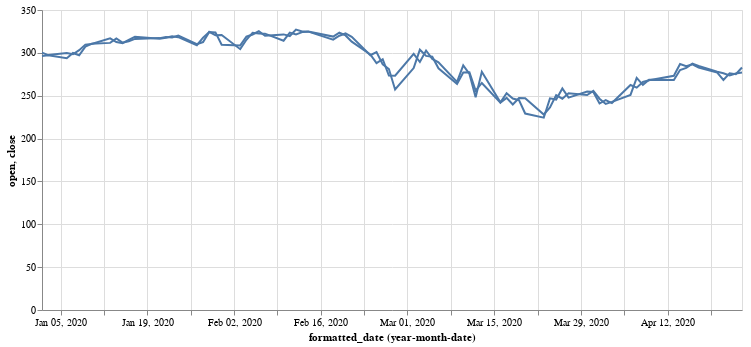

Write notebook code for a chart like this one.
### Code cell
yahoo_financials = YahooFinancials('AAPL')
data = yahoo_financials.get_historical_price_data('2020-01-01', '2020-04-26', 'daily')
data = pd.json_normalize(data['AAPL']['prices'])
line1 = alt.Chart(data).mark_line().encode(x='yearmonthdate(formatted_date):T', y='open:Q').properties( width = 700)
line2 = alt.Chart(data).mark_line().encode(x='yearmonthdate(formatted_date):T', y='close:Q').properties( width = 700)

line1 + line2

### Figure 1 — Vega-Lite specification as saved in the notebook (floating-point values rounded to 4 significant figures)
{"config": {"view": {"continuousWidth": 400, "continuousHeight": 300}}, "layer": [{"mark": "line", "encoding": {"x": {"type": "temporal", "field": "formatted_date", "timeUnit": "yearmonthdate"}, "y": {"type": "quantitative", "field": "open"}}, "width": 700}, {"mark": "line", "encoding": {"x": {"type": "temporal", "field": "formatted_date", "timeUnit": "yearmonthdate"}, "y": {"type": "quantitative", "field": "close"}}, "width": 700}], "data": {"name": "data-2e6de7cc152624f9d9160f8c7c8b411c"}, "$schema": "https://vega.github.io/schema/vega-lite/v4.8.1.json", "datasets": {"data-2e6de7cc152624f9d9160f8c7c8b411c": [{"date": 1577975400, "high": 300.6, "low": 295.2, "open": 296.2, "close": 300.4, "volume": 33870100, "adjclose": 299.6, "formatted_date": "2020-01-02"}, {"date": 1578061800, "high": 300.6, "low": 296.5, "open": 297.1, "close": 297.4, "volume": 36580700, "adjclose": 296.7, "formatted_date": "2020-01-03"}, {"date": 1578321000, "high": 300.0, "low": 292.8, "open": 293.8, "close": 299.8, "volume": 29596800, "adjclose": 299.1, "formatted_date": "2020-01-06"}, {"date": 1578407400, "high": 300.9, "low": 297.5, "open": 299.8, "close": 298.4, "volume": 27218000, "adjclose": 297.7, "formatted_date": "2020-01-07"}, {"date": 1578493800, "high": 304.4, "low": 297.2, "open": 297.2, "close": 303.2, "volume": 33019800, "adjclose": 302.5, "formatted_date": "2020-01-08"}, {"date": 1578580200, "high": 310.4, "low": 306.2, "open": 307.2, "close": 309.6, "volume": 42527100, "adjclose": 308.9, "formatted_date": "2020-01-09"}, {"date": 1578666600, "high": 312.7, "low": 308.2, "open": 310.6, "close": 310.3, "volume": 35161200, "adjclose": 309.6, "formatted_date": "2020-01-10"}, {"date": 1578925800, "high": 317.1, "low": 311.1, "open": 311.6, "close": 317.0, "volume": 30383000, "adjclose": 316.2, "formatted_date": "2020-01-13"}, {"date": 1579012200, "high": 317.6, "low": 312.2, "open": 316.7, "close": 312.7, "volume": 40488600, "adjclose": 311.9, "formatted_date": "2020-01-14"}, {"date": 1579098600, "high": 315.5, "low": 309.5, "open": 311.9, "close": 311.3, "volume": 30480900, "adjclose": 310.6, "formatted_date": "2020-01-15"}, {"date": 1579185000, "high": 315.7, "low": 312.1, "open": 313.6, "close": 315.2, "volume": 27207300, "adjclose": 314.5, "formatted_date": "2020-01-16"}, {"date": 1579271400, "high": 318.7, "low": 315.0, "open": 316.3, "close": 318.7, "volume": 34454100, "adjclose": 318.0, "formatted_date": "2020-01-17"}, {"date": 1579617000, "high": 319.0, "low": 316.0, "open": 317.2, "close": 316.6, "volume": 27710800, "adjclose": 315.8, "formatted_date": "2020-01-21"}, {"date": 1579703400, "high": 320.0, "low": 317.3, "open": 318.6, "close": 317.7, "volume": 25458100, "adjclose": 316.9, "formatted_date": "2020-01-22"}, {"date": 1579789800, "high": 319.6, "low": 315.6, "open": 317.9, "close": 319.2, "volume": 26118000, "adjclose": 318.5, "formatted_date": "2020-01-23"}, {"date": 1579876200, "high": 323.3, "low": 317.5, "open": 320.2, "close": 318.3, "volume": 36634400, "adjclose": 317.6, "formatted_date": "2020-01-24"}, {"date": 1580135400, "high": 311.8, "low": 304.9, "open": 310.1, "close": 309.0, "volume": 40485000, "adjclose": 308.2, "formatted_date": "2020-01-27"}, {"date": 1580221800, "high": 318.4, "low": 312.2, "open": 312.6, "close": 317.7, "volume": 40558500, "adjclose": 316.9, "formatted_date": "2020-01-28"}, {"date": 1580308200, "high": 327.9, "low": 321.4, "open": 324.5, "close": 324.3, "volume": 54057300, "adjclose": 323.6, "formatted_date": "2020-01-29"}, {"date": 1580394600, "high": 324.1, "low": 318.8, "open": 320.5, "close": 323.9, "volume": 31685800, "adjclose": 323.1, "formatted_date": "2020-01-30"}, {"date": 1580481000, "high": 322.7, "low": 308.3, "open": 320.9, "close": 309.5, "volume": 49897100, "adjclose": 308.8, "formatted_date": "2020-01-31"}, {"date": 1580740200, "high": 313.5, "low": 302.2, "open": 304.3, "close": 308.7, "volume": 43496400, "adjclose": 307.9, "formatted_date": "2020-02-03"}, {"date": 1580826600, "high": 319.6, "low": 313.6, "open": 315.3, "close": 318.9, "volume": 34154100, "adjclose": 318.1, "formatted_date": "2020-02-04"}, {"date": 1580913000, "high": 324.8, "low": 319.0, "open": 323.5, "close": 321.5, "volume": 29706700, "adjclose": 320.7, "formatted_date": "2020-02-05"}, {"date": 1580999400, "high": 325.2, "low": 320.3, "open": 322.6, "close": 325.2, "volume": 26356400, "adjclose": 324.4, "formatted_date": "2020-02-06"}, {"date": 1581085800, "high": 323.4, "low": 318.0, "open": 322.4, "close": 320.0, "volume": 29421000, "adjclose": 320.0, "formatted_date": "2020-02-07"}, {"date": 1581345000, "high": 321.5, "low": 313.9, "open": 314.2, "close": 321.5, "volume": 27337200, "adjclose": 321.5, "formatted_date": "2020-02-10"}, {"date": 1581431400, "high": 323.9, "low": 318.7, "open": 323.6, "close": 319.6, "volume": 23580800, "adjclose": 319.6, "formatted_date": "2020-02-11"}, {"date": 1581517800, "high": 327.2, "low": 321.5, "open": 321.5, "close": 327.2, "volume": 28432600, "adjclose": 327.2, "formatted_date": "2020-02-12"}, {"date": 1581604200, "high": 326.2, "low": 323.4, "open": 324.2, "close": 324.9, "volume": 23686900, "adjclose": 324.9, "formatted_date": "2020-02-13"}, {"date": 1581690600, "high": 326.0, "low": 322.9, "open": 324.7, "close": 325.0, "volume": 20028400, "adjclose": 325.0, "formatted_date": "2020-02-14"}, {"date": 1582036200, "high": 319.8, "low": 314.6, "open": 315.4, "close": 319.0, "volume": 38132800, "adjclose": 319.0, "formatted_date": "2020-02-18"}, {"date": 1582122600, "high": 324.6, "low": 320.0, "open": 320.0, "close": 323.6, "volume": 23496000, "adjclose": 323.6, "formatted_date": "2020-02-19"}, {"date": 1582209000, "high": 324.6, "low": 318.2, "open": 322.6, "close": 320.3, "volume": 25141500, "adjclose": 320.3, "formatted_date": "2020-02-20"}, {"date": 1582295400, "high": 320.5, "low": 310.5, "open": 318.6, "close": 313.0, "volume": 32388500, "adjclose": 313.0, "formatted_date": "2020-02-21"}, {"date": 1582554600, "high": 304.2, "low": 289.2, "open": 297.3, "close": 298.2, "volume": 55548800, "adjclose": 298.2, "formatted_date": "2020-02-24"}, {"date": 1582641000, "high": 302.5, "low": 286.1, "open": 301.0, "close": 288.1, "volume": 57668400, "adjclose": 288.1, "formatted_date": "2020-02-25"}, {"date": 1582727400, "high": 297.9, "low": 286.5, "open": 286.5, "close": 292.6, "volume": 49513700, "adjclose": 292.6, "formatted_date": "2020-02-26"}, {"date": 1582813800, "high": 286.0, "low": 273.0, "open": 281.1, "close": 273.5, "volume": 80151400, "adjclose": 273.5, "formatted_date": "2020-02-27"}, {"date": 1582900200, "high": 278.4, "low": 256.4, "open": 257.3, "close": 273.4, "volume": 106721200, "adjclose": 273.4, "formatted_date": "2020-02-28"}, {"date": 1583159400, "high": 301.4, "low": 277.7, "open": 282.3, "close": 298.8, "volume": 85349300, "adjclose": 298.8, "formatted_date": "2020-03-02"}, {"date": 1583245800, "high": 304.0, "low": 285.8, "open": 303.7, "close": 289.3, "volume": 79868900, "adjclose": 289.3, "formatted_date": "2020-03-03"}, {"date": 1583332200, "high": 303.4, "low": 293.1, "open": 296.4, "close": 302.7, "volume": 54794600, "adjclose": 302.7, "formatted_date": "2020-03-04"}, {"date": 1583418600, "high": 299.5, "low": 291.4, "open": 295.5, "close": 292.9, "volume": 46893200, "adjclose": 292.9, "formatted_date": "2020-03-05"}, {"date": 1583505000, "high": 290.8, "low": 281.2, "open": 282.0, "close": 289.0, "volume": 56544200, "adjclose": 289.0, "formatted_date": "2020-03-06"}, {"date": 1583760600, "high": 278.1, "low": 263.0, "open": 263.8, "close": 266.2, "volume": 71686200, "adjclose": 266.2, "formatted_date": "2020-03-09"}, {"date": 1583847000, "high": 286.4, "low": 269.4, "open": 277.1, "close": 285.3, "volume": 71322500, "adjclose": 285.3, "formatted_date": "2020-03-10"}, {"date": 1583933400, "high": 281.2, "low": 271.9, "open": 277.4, "close": 275.4, "volume": 63899700, "adjclose": 275.4, "formatted_date": "2020-03-11"}, {"date": 1584019800, "high": 270.0, "low": 248.0, "open": 255.9, "close": 248.2, "volume": 104618500, "adjclose": 248.2, "formatted_date": "2020-03-12"}, {"date": 1584106200, "high": 279.9, "low": 252.9, "open": 264.9, "close": 278.0, "volume": 92683000, "adjclose": 278.0, "formatted_date": "2020-03-13"}, {"date": 1584365400, "high": 259.1, "low": 240.0, "open": 241.9, "close": 242.2, "volume": 80605900, "adjclose": 242.2, "formatted_date": "2020-03-16"}, {"date": 1584451800, "high": 257.6, "low": 238.4, "open": 247.5, "close": 252.9, "volume": 81014000, "adjclose": 252.9, "formatted_date": "2020-03-17"}, {"date": 1584538200, "high": 250.0, "low": 237.1, "open": 239.8, "close": 246.7, "volume": 75058400, "adjclose": 246.7, "formatted_date": "2020-03-18"}, {"date": 1584624600, "high": 252.8, "low": 242.6, "open": 247.4, "close": 244.8, "volume": 67964300, "adjclose": 244.8, "formatted_date": "2020-03-19"}, {"date": 1584711000, "high": 251.8, "low": 228.0, "open": 247.2, "close": 229.2, "volume": 100423300, "adjclose": 229.2, "formatted_date": "2020-03-20"}, {"date": 1584970200, "high": 228.5, "low": 212.6, "open": 228.1, "close": 224.4, "volume": 84188200, "adjclose": 224.4, "formatted_date": "2020-03-23"}, {"date": 1585056600, "high": 247.7, "low": 234.3, "open": 236.4, "close": 246.9, "volume": 71882800, "adjclose": 246.9, "formatted_date": "2020-03-24"}, {"date": 1585143000, "high": 258.2, "low": 244.3, "open": 250.8, "close": 245.5, "volume": 75900500, "adjclose": 245.5, "formatted_date": "2020-03-25"}, {"date": 1585229400, "high": 258.7, "low": 246.4, "open": 246.5, "close": 258.4, "volume": 63021800, "adjclose": 258.4, "formatted_date": "2020-03-26"}, {"date": 1585315800, "high": 255.9, "low": 247.1, "open": 252.8, "close": 247.7, "volume": 51054200, "adjclose": 247.7, "formatted_date": "2020-03-27"}, {"date": 1585575000, "high": 255.5, "low": 249.4, "open": 250.7, "close": 254.8, "volume": 41994100, "adjclose": 254.8, "formatted_date": "2020-03-30"}, {"date": 1585661400, "high": 262.5, "low": 252.0, "open": 255.6, "close": 254.3, "volume": 49250500, "adjclose": 254.3, "formatted_date": "2020-03-31"}, {"date": 1585747800, "high": 248.7, "low": 239.1, "open": 246.5, "close": 240.9, "volume": 44054600, "adjclose": 240.9, "formatted_date": "2020-04-01"}, {"date": 1585834200, "high": 245.1, "low": 236.9, "open": 240.3, "close": 244.9, "volume": 41483500, "adjclose": 244.9, "formatted_date": "2020-04-02"}, {"date": 1585920600, "high": 245.7, "low": 239.0, "open": 242.8, "close": 241.4, "volume": 32470000, "adjclose": 241.4, "formatted_date": "2020-04-03"}, {"date": 1586179800, "high": 263.1, "low": 249.4, "open": 250.9, "close": 262.5, "volume": 50455100, "adjclose": 262.5, "formatted_date": "2020-04-06"}, {"date": 1586266200, "high": 271.7, "low": 259.0, "open": 270.8, "close": 259.4, "volume": 50721800, "adjclose": 259.4, "formatted_date": "2020-04-07"}, {"date": 1586352600, "high": 267.4, "low": 261.2, "open": 262.7, "close": 266.1, "volume": 42223800, "adjclose": 266.1, "formatted_date": "2020-04-08"}, {"date": 1586439000, "high": 270.1, "low": 264.7, "open": 268.7, "close": 268.0, "volume": 40529100, "adjclose": 268.0, "formatted_date": "2020-04-09"}, {"date": 1586784600, "high": 273.7, "low": 265.8, "open": 268.3, "close": 273.2, "volume": 32755700, "adjclose": 273.2, "formatted_date": "2020-04-13"}, {"date": 1586871000, "high": 288.2, "low": 278.0, "open": 280.0, "close": 287.0, "volume": 48748700, "adjclose": 287.0, "formatted_date": "2020-04-14"}, {"date": 1586957400, "high": 286.3, "low": 280.6, "open": 282.4, "close": 284.4, "volume": 32788600, "adjclose": 284.4, "formatted_date": "2020-04-15"}, {"date": 1587043800, "high": 288.2, "low": 282.4, "open": 287.4, "close": 286.7, "volume": 39281300, "adjclose": 286.7, "formatted_date": "2020-04-16"}, {"date": 1587130200, "high": 287.0, "low": 276.9, "open": 284.7, "close": 282.8, "volume": 53812500, "adjclose": 282.8, "formatted_date": "2020-04-17"}, {"date": 1587389400, "high": 281.7, "low": 276.9, "open": 278.0, "close": 276.9, "volume": 32503800, "adjclose": 276.9, "formatted_date": "2020-04-20"}, {"date": 1587475800, "high": 277.2, "low": 265.4, "open": 276.3, "close": 268.4, "volume": 45247900, "adjclose": 268.4, "formatted_date": "2020-04-21"}, {"date": 1587562200, "high": 277.9, "low": 272.2, "open": 273.6, "close": 276.1, "volume": 29264300, "adjclose": 276.1, "formatted_date": "2020-04-22"}, {"date": 1587648600, "high": 281.8, "low": 274.9, "open": 275.9, "close": 275.0, "volume": 31203600, "adjclose": 275.0, "formatted_date": "2020-04-23"}, {"date": 1587735000, "high": 283.0, "low": 277.0, "open": 277.2, "close": 283.0, "volume": 31540300, "adjclose": 283.0, "formatted_date": "2020-04-24"}]}}
